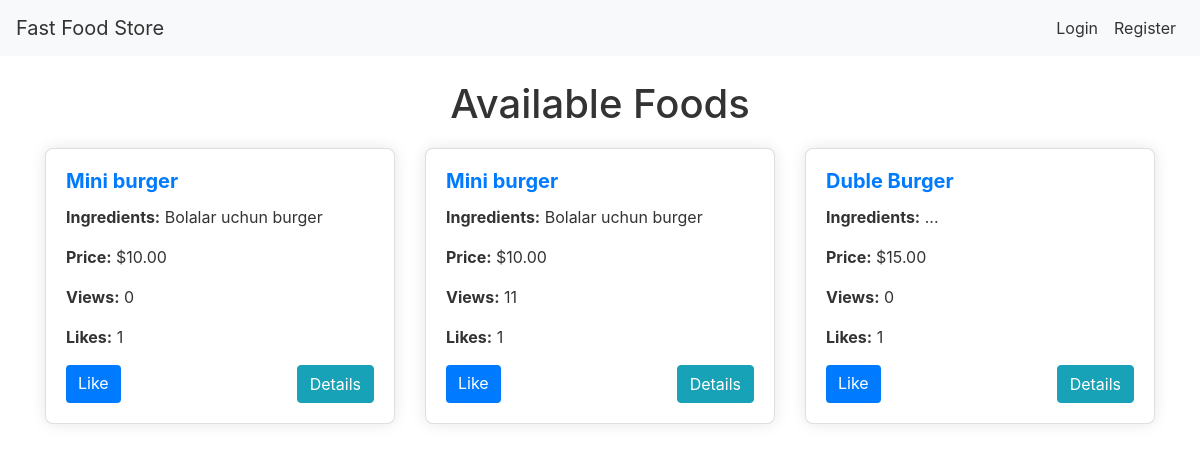
The page / on the database its author committed.
### food_app/models.py (models this page shows, shortened)
class Food(models.Model):
    food_type = models.ForeignKey(FoodType, on_delete=models.CASCADE, related_name='foods')
    name = models.CharField(max_length=100)
    ingredients = models.TextField()
    price = models.DecimalField(max_digits=6, decimal_places=2)
    view_count = models.IntegerField(default=0)
    like_count = models.IntegerField(default=0)

### food_app/views.py (the view)
# urls.py: path('', views.main_page, name='main_page'),
def main_page(request):
    foods = Food.objects.all()
    food_types = FoodType.objects.all()
    selected_type = request.GET.get('type')
    if selected_type:
        foods = foods.filter(food_type__id=selected_type)
    return render(request, 'food_app/main_page.html', {
        'foods': foods,
        'food_types': food_types,
    })

### food_app/templates/food_app/main_page.html (shortened to what this page needs)
<!DOCTYPE html>
<html lang="en">
<head>
    <link rel="stylesheet" href="https://maxcdn.bootstrapcdn.com/bootstrap/4.0.0/css/bootstrap.min.css">
</head>
<body>
    <nav class="navbar navbar-expand-lg navbar-light bg-light">
        <a class="navbar-brand" href="{% url 'main_page' %}">Fast Food Store</a>
        <div class="collapse navbar-collapse" id="navbarNav">
            <ul class="navbar-nav ml-auto">
                {% if user.is_authenticated %}
                    {% if perms.food_app.add_foodtype %}
                        <li class="nav-item">
                            <a class="nav-link" href="{% url 'add_food_type' %}">Add Food Type</a>
                        </li>
                    {% endif %}
                    {% if perms.food_app.add_food %}
                        <li class="nav-item">
                            <a class="nav-link" href="{% url 'add_food' %}">Add Food</a>
                        </li>
                    {% endif %}
                    <li class="nav-item">
                        <a class="nav-link" href="{% url 'profile' %}">Profile</a>
                    </li>
                    <li class="nav-item">
                        <a class="nav-link" href="{% url 'logout' %}">Logout</a>
                    </li>
                {% else %}
                    <li class="nav-item">
                        <a class="nav-link" href="{% url 'login' %}">Login</a>
                    </li>
                    <li class="nav-item">
                        <a class="nav-link" href="{% url 'register' %}">Register</a>
                    </li>
                {% endif %}
            </ul>
        </div>
    </nav>
    <div class="container mt-4">
        <h1>Available Foods</h1>
        <div class="row">
            {% for food in foods %}
                <div class="col-md-4">
                    <div class="card">
                        <div class="card-body">
                            <h5 class="card-title">{{ food.name }}</h5>
                            <p class="card-text"><strong>Ingredients:</strong> {{ food.ingredients }}</p>
                            <p class="card-text"><strong>Price:</strong> ${{ food.price }}</p>
                            <p class="card-text"><strong>Views:</strong> {{ food.view_count }}</p>
                            <p class="card-text"><strong>Likes:</strong> {{ food.like_count }}</p>
                            <div class="d-flex justify-content-between">
                                <a href="{% url 'like_food' food.id %}" class="btn btn-primary">Like</a>
                                <a href="{% url 'food_detail' food.id %}" class="btn btn-info">Details</a>
                            </div>
                        </div>
                    </div>
                </div>
            {% endfor %}
        </div>
    </div>
</body>
</html>

### food_app/templates/food_app/main_page.html (style rules this page uses)
.navbar { background-color: #f8f9fa; }
.navbar-brand, .nav-item .nav-link { color: #333 !important; }
.card { box-shadow: 0px 0px 15px rgba(0, 0, 0, 0.1); border-radius: 8px; margin-bottom: 20px; }
.card-title { font-weight: bold; color: #007bff; }
.card-text { color: #333; }
.btn-primary { background-color: #007bff; border: none; }
.container { margin-top: 20px; }
h1 { font-size: 2.5em; color: #333; text-align: center; margin-bottom: 20px; }

### rows shown on the page
Food: name "Mini burger", ingredients "Bolalar uchun burger", price "10.00", view_count "0", like_count "1"
Food: name "Mini burger", ingredients "Bolalar uchun burger", price "10.00", view_count "11", like_count "1"
Food: name "Duble Burger", ingredients "...", price "15.00", view_count "0", like_count "1"
